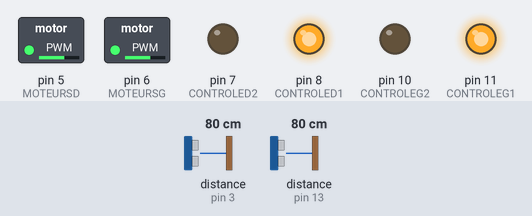
This sketch was run on a simulated Arduino Uno, built with avr-gcc and run on an emulated ATmega328P. Shown: switched loads named in the sketch (green lamp = pin HIGH), output pins drawn as LEDs (lit = HIGH). Wiring (inferred from the names in the program): 2 × ultrasonic range finder: trigger pin 2, echo pin 3 / trigger pin 12, echo pin 13. The inputs (shaded band) are chosen by the test bench; at power-on: distance to the obstacle (sensors on pin 3, pin 13) 80 cm. The echo pulse lasts 58.3 µs per cm; pins used as bus, display or sensor lines are not drawn.

Above: at 1.38 s.
1.4 s: distance to the obstacle (sensor on pin 3) set to 34 cm
4.4 s: distance to the obstacle (sensor on pin 3) set to 27 cm
At 4.63 s:
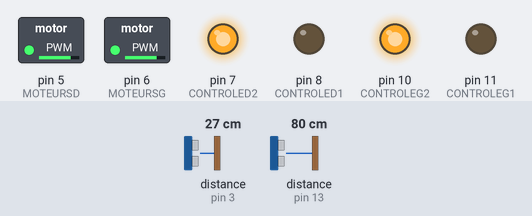
7.4 s: distance to the obstacle (sensor on pin 3) set to 35 cm
At 7.67 s:
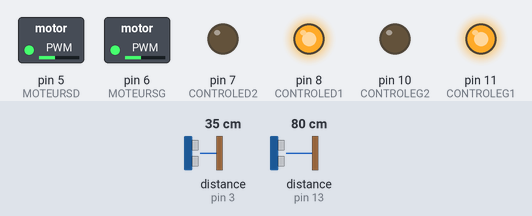
10.4 s: distance to the obstacle (sensor on pin 3) set to 2 cm
At 11.22 s:
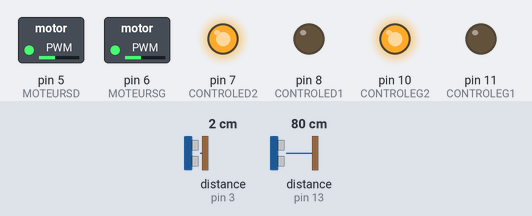
Timing chart, 0 to 14.4 s (numbered marks = the images above; inputs shaded):
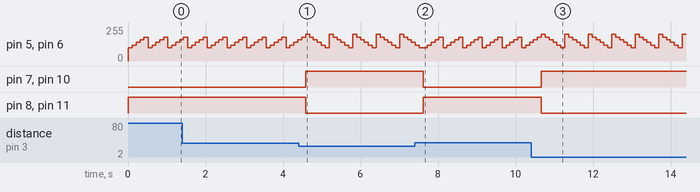

Measured:
- the behaviour switches between 32 and 31 cm on distance to the obstacle (sensor on pin 3) (found by bisection; images 0 and 1)
- after the input at 4.4 s, pin 7 (CONTROLED2), pin 10 (CONTROLEG2): LOW → HIGH after 0.19 s; pin 8 (CONTROLED1), pin 11 (CONTROLEG1): HIGH → LOW after 0.19 s
- after the input at 7.4 s, pin 7 (CONTROLED2), pin 10 (CONTROLEG2): HIGH → LOW after 0.22 s; pin 8 (CONTROLED1), pin 11 (CONTROLEG1): LOW → HIGH after 0.22 s
- after the input at 10.4 s, pin 7 (CONTROLED2), pin 10 (CONTROLEG2): LOW → HIGH after 0.27 s; pin 8 (CONTROLED1), pin 11 (CONTROLEG1): HIGH → LOW after 0.27 s

The sketch:

MoteurTest.ino
```cpp
  int TRIGG = 12;
  int ECHOG = 13;
  int TRIGD = 2;
  int ECHOD = 3;
  int MOTEURSG = 6;
  int MOTEURSD = 5;
  long distance_devant,distance_droite;
  int dist,i;
  int CONTROLED1 =8;  // Control1 MoteurDroit
  int CONTROLED2 =7;  // Control2 MoteurDroit
  int CONTROLEG1 =11;  // Control1 MoteurGauche
  int CONTROLEG2 =10;  // Control2 MoteurGauche


void setup() {
    pinMode(MOTEURSG, OUTPUT);
    pinMode(MOTEURSD, OUTPUT);
    pinMode(CONTROLED1, OUTPUT);
    pinMode(CONTROLED2, OUTPUT);
    pinMode(CONTROLEG1, OUTPUT);
    pinMode(CONTROLEG2, OUTPUT);
    pinMode(TRIGD, OUTPUT);
    pinMode(ECHOD, INPUT);
    pinMode(ECHOG, INPUT);
    pinMode(TRIGG, OUTPUT);
}

void loop() {

    //Calcul distance devant
    digitalWrite(TRIGG,HIGH);
    delayMicroseconds(10);
    digitalWrite(TRIGG,LOW);
    delayMicroseconds(30);
    distance_devant=pulseIn(ECHOG, HIGH);
    distance_devant=distance_devant/58;

    // Calcul distance à droite
    digitalWrite(TRIGD,HIGH);
    delayMicroseconds(10);
    digitalWrite(TRIGD,LOW);
    delayMicroseconds(30);
    distance_droite=pulseIn(ECHOD, HIGH);
    distance_droite=distance_droite/58;

    digitalWrite(CONTROLED1, HIGH);
    digitalWrite(CONTROLED2, LOW);
    digitalWrite(CONTROLEG1, HIGH);
    digitalWrite(CONTROLEG2, LOW);

    if (distance_droite >30 && distance_devant >30){
      for (int i=100; i<200; i+=20){
        digitalWrite(CONTROLED1, HIGH);
        digitalWrite(CONTROLED2, LOW);
        digitalWrite(CONTROLEG1, HIGH);
        digitalWrite(CONTROLEG2, LOW);
        analogWrite(MOTEURSD,i);
        analogWrite(MOTEURSG,i);
        delay(100);
      }

      //delay(1000);
    } else {
      digitalWrite(CONTROLED1, LOW);
      digitalWrite(CONTROLED2, HIGH);
      digitalWrite(CONTROLEG1, LOW);
      digitalWrite(CONTROLEG2, HIGH);

      for (int i=200; i>=100; i-=20){
        analogWrite(MOTEURSD,i);
        analogWrite(MOTEURSG,i);
        delay(100);
      }
    }


}
```
